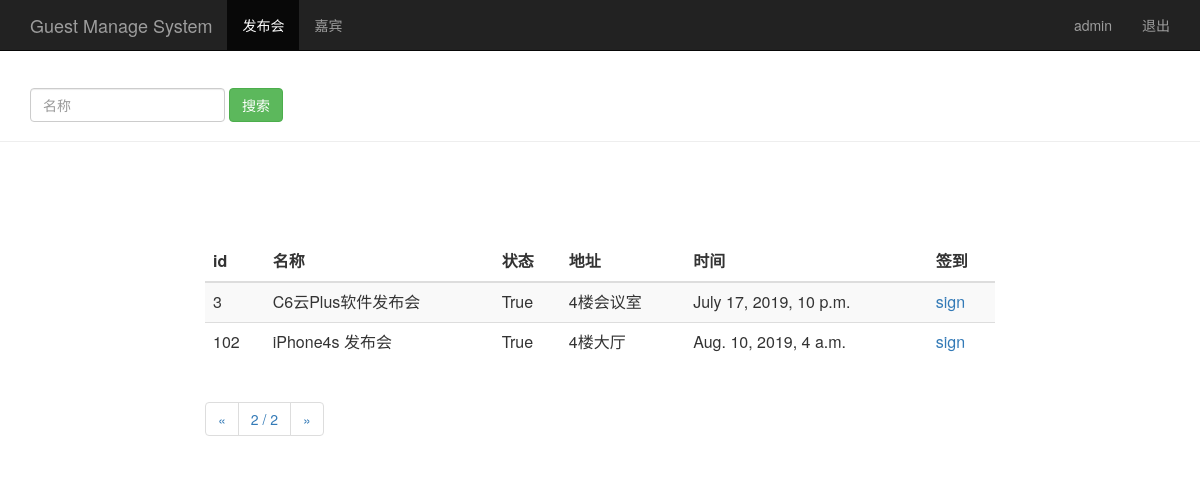
Page /event_manage/?page=2 (signed in) on the committed database.
### sign/models.py (models this page shows, shortened)
class Event(models.Model):
    name = models.CharField(max_length=100) # 发布会标题
    limit = models.IntegerField() # 参加人数
    status = models.BooleanField() # 状态
    address = models.CharField(max_length=200) # 地址
    start_time = models.DateTimeField('events time') # 发布会时间
    create_time = models.DateTimeField(auto_now=True) # 创建时间（自动获取当前时间）

### sign/views.py (the view)
# urls.py: url(r'^event_manage/$', views.event_manage),
@login_required
def event_manage(request):
    username = request.session.get('user', '')
    event_list = Event.objects.all()
    paginator = Paginator(event_list, 2)
    page = request.GET.get('page')
    try:
        contacts = paginator.page(page)
    except PageNotAnInteger:
        contacts = paginator.page(1)
    except EmptyPage:
        contacts = paginator.page(paginator.num_pages)
    return render(request, "event_manage.html", {"user": username, "events": contacts})

### templates/event_manage.html (shortened to what this page needs)
{% extends "base.html" %}
{% block mainbody %}
<div class="page-header" style="padding-top: 40px;">
	<div id="navbar" class="navbar-collapse collapse">
		<form class="navbar-form" method="get" action="/search_event_name/">
			<div class="form-group">
				<input name="name" type="text" placeholder="名称" class="form-control">
			</div>
			<button type="submit" class="btn btn-success">搜索</button>
		</form>
	</div>
</div>
<div class="row" style="padding-top: 80px;">
	<div class="col-md-2">
	</div>
	<div class="col-md-8">
		<table class="table table-striped">
			<thead>
				<tr>
					<th>id</th>
					<th>名称</th>
					<th>状态</th>
					<th>地址</th>
					<th>时间</th>
					<th>签到</th>
				</tr>
			</thead>
			<tbody> {% for event in events %}
			<tr>
				<td>{{ event.id }}</td>
				<td>{{ event.name }}</td>
				<td>{{ event.status }}</td>
				<td>{{ event.address }}</td>
				<td>{{ event.start_time }}</td>
				<td> <a href="/sign_index/{{ event.id }}/" target="{{ event.id }}_blank"> sign</a> </td>
			</tr> {% endfor %}
			</tbody>
		</table>
	<nav aria-label="Page navigation">
	<ul class="pagination">
		<li>
		{% if events.has_previous %}
		<a href="?page={{ events.previous_page_number }}" aria-label="Previous">
		{% endif %}
			<span aria-hidden="true">&laquo;</span>
		</a>
		</li>
		<li><a>{{ events.number }} / {{ events.paginator.num_pages }}</a></li>
		<li>
			<span aria-hidden="true">&raquo;</span>
		</li>
	</ul>
	</nav>
	</div>
	<div class="col-md-2">
	</div>
	{% endblock %}

### templates/base.html (shortened to what this page needs)
<html lang="zh-CN">
<head>
 {% load bootstrap3 %}
 {% bootstrap_css %}
 </head>
<body role="document">
<nav class="navbar navbar-inverse navbar-fixed-top">
 <div class="container">
 <div class="navbar-header">
 <a class="navbar-brand" href="/event_manage/">Guest Manage System</a>
 </div>
 <div id="navbar" class="collapse navbar-collapse">
 <ul class="nav navbar-nav">
 <li class="active">
 <a href="#">发布会</a>
 </li>
 <li>
 <a href="/guest_manage/">嘉宾</a>
 </li>
 </ul>
 <ul class="nav navbar-nav navbar-right">
 <li>
 <a href="#">{{user}}</a>
 </li>
 <li>
 <a href="/logout/">退出</a>
 </li>
 </ul>
 </div>
 </div>
 </nav>
  {% block mainbody %}
   {% endblock %}
 	</body>
</html>

### rows in the picture
Event: id "3", name "C6云Plus软件发布会", status "True", address "4楼会议室", start_time "July 17, 2019, 10 p.m."
Event: id "102", name "iPhone4s 发布会", status "True", address "4楼大厅", start_time "Aug. 10, 2019, 4 a.m."

### other values in the picture
{{ user }} "admin"
{{ events.number }} "2"
{{ events.paginator.num_pages }} "2"
